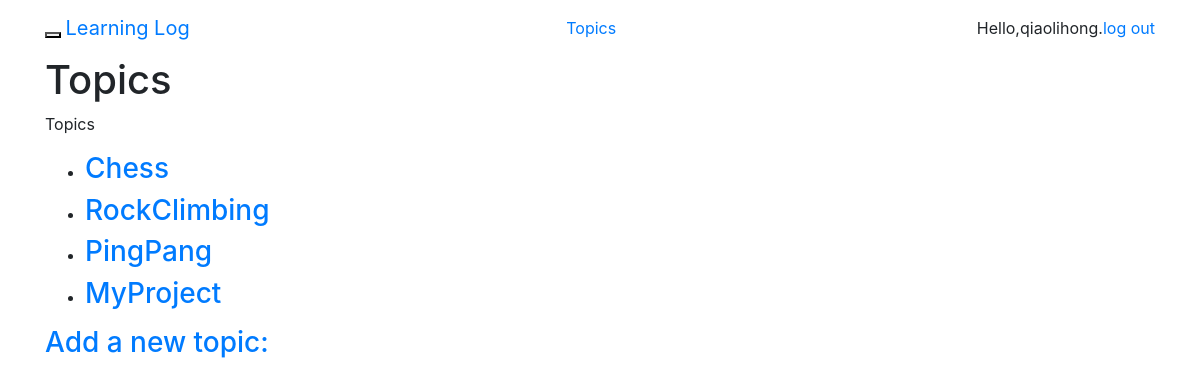
Screenshot of /topics/ (signed in) with the database file from the repository.
### learning_logs/models.py (models this page shows)
class Topic(models.Model):
    text = models.CharField(max_length=200)
    date_added = models.DateTimeField(auto_now_add=True)
    owner = models.ForeignKey(User, on_delete=models.CASCADE)
    def __str__(self):
        return self.text

### learning_logs/views.py (the view)
# urls.py: url(r'^topics/$', views.topics, name='topics'),
@login_required
def topics(request):
    topics = Topic.objects.filter(owner=request.user).order_by('date_added')
    context = {'topics': topics}
    return render(request, 'learning_logs/topics.html', context)

### learning_logs/templates/learning_logs/topics.html
{% extends "learning_logs/base.html" %}
{% block header %}
    <h1>Topics</h1>
{% endblock header%}
{% block content %}
    <p>Topics</p>
    <ul>
        {% for topic in topics %}
            <li>
                <h3>
                    <a href="{% url 'learning_logs:topic' topic.id %}">{{ topic }}</a>
                </h3>
            </li>
        {% empty %}
            <li>No topics have been added yet.</li>
        {% endfor %}
    </ul>
    <h3><a href="{% url 'learning_logs:new_topic'%}">Add a new topic:</a></h3>
{% endblock content %}

### learning_logs/templates/learning_logs/base.html (shortened to what this page needs)
{% load bootstrap4 %}
<!DOCTYPE html>
<html lang="en" xmlns:margin-left="http://www.w3.org/1999/xhtml">
    <head>
        {% bootstrap_css %}
    </head>
    <body>
        <nav class="navbar navbar-default navbar-static-top ">
            <div class="container">
                <div class="navbar-header">
                    <button type="button" class="navbar-toggle collapsed"
                            data-toggle="collapse" data-target="#navbar"
                            aria-expanded="false" aria-controls="navbar">
                    </button>
                    <a class="navbar-brand" href="{% url 'learning_logs:index' %}">
                        Learning Log</a>
                </div>
                    <ul class="nav navbar-nav">
                        <li class="nav-item">
                            <a href="{% url 'learning_logs:topics' %}">Topics</a>
                        </li>
                    </ul>
                    <ul class="nav navbar-right">
                        {% if user.is_authenticated %}
                            <li><a>Hello,{{user.username}}.</a></li>
                            <li><a href="{% url 'users:logout' %}">log out</a></li>
                        {% else %}
                            <li><a href="{% url 'users:register' %}">register</a></li>
                            <li><a href="{% url 'users:login' %}" >log in</a></li>
                        {% endif %}
                    </ul>
            </div>
        </nav>
        <div class="container">
            <div class="page-header">
                {% block header %}{% endblock header %}
            </div>
            <div>
                {% block content %}{% endblock content %}
            </div>
        </div>
    </body>
</html>

### rows the page displays
Topic: text "Chess"
Topic: text "RockClimbing"
Topic: text "PingPang"
Topic: text "MyProject"

### other values shown
{{ user.username }} "qiaolihong"
